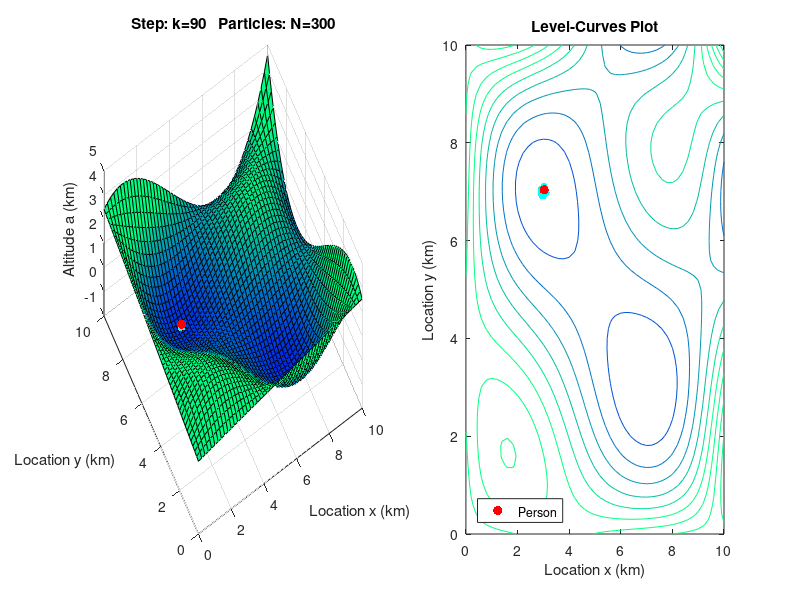

Write the MATLAB code that produced this figure.
function meanErr = RE_ProblemSet5Problem5()
% meanErr = RE_ProblemSet5Problem5_Template()
%
% Example Solution to Problem 5 of the Particle Filtering Problem Set.
%
% Outputs a performance measure of the Particle Filter: The mean of the
% average Euclidean distance error of the 50% closest particles to the
% person. You may use this to fine-tune your implementation.
%
% Class:
% Recursive Estimation
% Spring 2018
% Problem Set 5, Particle Filtering
%
% --
% Revision history
% [19.05.11, ST]    First version by Sebastian Trimpe for Recitation
% [28.05.13, PR]    Adapted for Particle Filter Problem Set

%% PF Setup
% Select Number of Particles
N = 300;
% Select Number of Simulation Steps:
Nsim = 90;

%% Animation Setup
% Delay in between time steps
pauseSec = 0.01;
% Activate step-by-step animation, press any key on the keyboard to proceed
% by one time step. Abort by pressing any mouse button.
activateButtonPress = 0;

%% System Parameters
% Process model
theta = 1/12; % Horizontal velocity of person, in km (per time step)
Q = (theta/4)^2*eye(2); % Process noise variance in kilometers^2
s0 = [7.5; 7.5]; % Mean of initial state distribution in kilometers
P0 = 1/25*eye(2); % Variance of initial state distribution in kilometers^2

% Measurement model
R = (0.05)^2;   % Variance of measurement noise in kilometers^2

%% Initialize Storage Arrays for Person State, Measurements, and Particles

% Person State:
personStates = zeros(2,Nsim + 1); % [s(0), s(1), s(2),...,s(Nsim)]
% personStates(1,n): person location x at time k = n - 1
% personStates(2,n): person location y at time k = n - 1

% Measurements:
measurements = zeros(1,Nsim + 1);
% measurements(n): altitude measurement z at time k = n - 1

% Posterior particles:
posteriorParticles = zeros(2,N,Nsim + 1);
% posteriorParticles(1,:,n): posterior particles of location x at k = n - 1
% posteriorParticles(2,:,n): posterior particles of location y at k = n - 1

% If error measure requested, initialize error array:
if(nargout > 0)
    errs = zeros(1,Nsim+1);
end

%% CHANGE CODE HERE: Simulation of person, Part a)
% Run this function after you implemented this to check the results.

% Draw random initial state s(0) of the person here: %%%%%%%%%%%%%%%%%%%%%%
personStates(:,1) = s0;

for k = 2:(Nsim+1) % for k = 1:Nsim (2:Nsim+1 because Matlab is 1-based indexing)
    % Implement the update of the person's state here: %%%%%%%%%%%%%%%%%%%%
    % Hint, use [a,grad] = altitudeAndGradient(x,y) to get the altitude and
    % gradient at a location x,y (see definition of this nested function at
    % the end of this file.
    [~,grad] = altitudeAndGradient(personStates(1,k-1),personStates(2,k-1));
    vk_prev = mvnrnd(zeros(2,1),Q)';
    personStates(:,k) = personStates(:,k-1) -theta * grad/norm(grad) + vk_prev;
    % Generate a measurement here: %%%%%%%%%%%%%%%%%%%%%%%%%%%%%%%%%%%%%%%%
    [a,~] = altitudeAndGradient(personStates(1,k),personStates(2,k));
    wk = mvnrnd(zeros(1,1),R);
    measurements(k) = a + wk;
end

%% CHANGE CODE HERE: Particle Filter, Parts b) - d)
% You can run and test your code after implementing each part.

% Implement particle initialization here: %%%%%%%%%%%%%%%%%%%%%%%%%%%%%%%%%
posteriorParticles(:,:,1) = repmat(s0,1,N) + mvnrnd(zeros(2,1),P0)';

for k = 2:(Nsim + 1)
    % b) Implement process update here: %%%%%%%%%%%%%%%%%%%%%%%%%%%%%%%%%%%
    [~,grads] = altitudeAndGradient(posteriorParticles(1,:,k-1),posteriorParticles(2,:,k-1));
    normGrads = sqrt(sum(grads.^2));
    % draw noise samples:
    processNoiseSamples = chol(Q)*randn(2,N);
    % calculate prior particles:
    priorParticles = posteriorParticles(:,:,k-1) - theta * grads./[normGrads;normGrads] + processNoiseSamples;

    % c) Implement measurement update here: %%%%%%%%%%%%%%%%%%%%%%%%%%%%%%%
    % Get priorStateParticle height
    [hparticles] = altitudeAndGradient(priorParticles(1,:),priorParticles(2,:));
    %Calculate betas
    betas = exp(-(measurements(k) - hparticles).^2/(2*R));
            if(sum(betas) > 0)
            % normalize weights
            betas = betas/sum(betas);
        else
            % In theory, this should never happen since the measurement noise
            % is Gaussian and nonzero for all z - h(x,y). In practice however,
            % if the particles are really far away from the actual person, the
            % particle weights can be set to zero due to numerical round-off.
            % In this case, we just assign equal probabilities to all
            % particles, which is not a good solution to this problem (i.e. use
            % something smarter in the programming exercise).
            betas = ones(1,N)*1/N;
            warning('Particle weights were all zero')
        end
    % build cumulative sum of particles (similar to a CDF)
    betaCumSum = cumsum(betas);
    for i = 1:N
        randNumber = rand;
        ind = find(betaCumSum >= randNumber,1,'first');
        posteriorParticles(:,i,k) = priorParticles(:,ind);
    end
        
    % d) Implement roughening here: %%%%%%%%%%%%%%%%%%%%%%%%%%%%%%%%%%%%%%%
    % draw random samples to add to posterior particles
    deltaX = zeros(2,N); % replace this
    % Add them to posterior particles
    posteriorParticles(:,:,k) = posteriorParticles(:,:,k) + deltaX;
 
    % Do not change this - used for performance assessment
    if(nargout > 0)
        % evaluate mean error of 50% closest particles:
        dists = sqrt(sum([posteriorParticles(1,:,k) - personStates(1,k);
            posteriorParticles(2,:,k) - personStates(2,k)].^2));
        dsorted = sort(dists,'ascend'); % sort distances
        errs(k) = mean(dsorted(1:floor(length(dsorted)/2)));
    end
end

% If output requested, do not show animation
if(nargout > 0)
    meanErr = mean(errs);
    return
end

%% PLOT RESULTS (You should not need to change anything here).
% Setup
gridding = 0:0.2:10;
% Axis limits
xLim = [0 gridding(end)];
yLim = [0 gridding(end)];
zLim = [-1 5];

% 3D plot
try close(1); catch end % try to close figure 1 first
figure(1)
subplot(1,2,1)
[x_mesh,y_mesh] = meshgrid(gridding, gridding);
[h_mesh,~] = altitudeAndGradient(x_mesh,y_mesh);
surf(x_mesh,y_mesh,h_mesh);
caxis([-1 2.2])
colormap winter
% set view
view([-30,60]);
set(gca,'xlim',xLim);
set(gca,'ylim',yLim);
set(gca,'zlim',zLim);
xlabel('Location x (km)')
ylabel('Location y (km)')
zlabel('Altitude a (km)')
hold on

% 2D plot
subplot(1,2,2)
[x_mesh,y_mesh] = meshgrid(gridding, gridding);
[h_mesh,~] = altitudeAndGradient(x_mesh,y_mesh);
contour(x_mesh,y_mesh,h_mesh);
set(gca,'xlim',xLim);
set(gca,'ylim',yLim);
caxis([-1 2.2])
title('Level-Curves Plot')
xlabel('Location x (km)')
ylabel('Location y (km)')
hold on;

% Set position and width of figure
pos = get(gcf,'Position');
pos(1) = 100;
pos(3) = 1000;
set(gcf,'Position',pos);

hperson = [];
hparticles = [];

% plot particles, if any of the first x location particles are nonzero (for cases b-d)
plotParticles = any(posteriorParticles(1,:,1));

% Show Animation
for k = 1:(Nsim + 1)
    if(plotParticles)
        % plot particles as well
        % 3D:
        subplot(1,2,1)
        try delete(hparticles(1)); catch end
        [hval,~] = altitudeAndGradient(posteriorParticles(1,:,k),posteriorParticles(2,:,k));    % h value
        hparticles(1) = plot3(posteriorParticles(1,:,k),posteriorParticles(2,:,k),hval,'c.','MarkerSize',15);
        % 2D:
        subplot(1,2,2)
        try delete(hparticles(2)); catch end
        hparticles(2) = plot(posteriorParticles(1,:,k),posteriorParticles(2,:,k),'c.','MarkerSize',15);
    end
    % plot actual location of person
    % delete previous location:
    try delete(hperson(1)); catch end
    subplot(1,2,1)
    % Plot person's true state
    [hval,~] = altitudeAndGradient(personStates(1,k),personStates(2,k));    % h value
    % plot person 100m above actual location, so that the person marker is
    % still visible among all PF particles.
    hperson(1) = plot3(personStates(1,k),personStates(2,k),hval+0.1,'r.','Markersize',20);
    title(['Step: k=',int2str(k-1),'   Particles: N=',int2str(N),'']);
    try delete(hperson(2)); catch end
    subplot(1,2,2)
    hperson(2) = plot(personStates(1,k),personStates(2,k),'r.','Markersize',20);
    legend(hperson(2),'Person','Location','SouthWest')
    if(activateButtonPress)
        if(~waitforbuttonpress())
            break;
        end
    else
        pause(pauseSec)
    end
end

%% Altitude and gradient function: (you should not need to change this)

% [a,grad] = altitudeAndGradient(x,y)
% Function that returns the altitude and its gradient given a location
% INPUT:
% x,y:  Coordinates of person, in km
% OUTPUT:
% a:    altitude at location given by x,y, in km
% grad: gradient of terrain at location x,y: [dh/dx; dh/dy](x,y), w.o. unit
    function [a,grad] = altitudeAndGradient(x, y)
        % values and gradient of l (level/elevation).
        coeff = [   -1.394079911146759e+001
            4.318449838008606e+001
            -5.873035185058867e-002
            -1.400961327221415e+001
            4.393262455274894e+001
            -6.301283314674033e-002
            1.936241014498105e+002
            -5.881117127815230e+002
            -5.803913633249534e+002
            1.558126588975868e+003
            1.575320828668508e+002
            1.468258796264717e+002
            2.000000000000000e+003];
        
        
        h = @(x,y) 1*x.^3.*y.^3 + coeff(1)*x.^2.*y.^3 + coeff(2)*x.*y.^3 + coeff(3).*y.^3 ...
            + coeff(4)*x.^3.*y.^2 + coeff(5)*x.^3.*y + coeff(6)*x.^3 ...
            + coeff(7)*x.^2.*y.^2 ...
            + coeff(8)*x.^2.*y + coeff(9)*x.*y.^2 + coeff(10)*x.*y ...
            + coeff(11)*x + coeff(12)*y + coeff(13);
        
        
        dhdx = @(x,y) 3*x.^2.*y.^3 + 2*coeff(1)*x.*y.^3 + coeff(2)*y.^3 + 0*coeff(3) ...
            + 3*coeff(4)*x.^2.*y.^2 + 3*coeff(5)*x.^2.*y + 3*coeff(6)*x.^2 ...
            + 2*coeff(7)*x.*y.^2 ...
            + 2*coeff(8)*x.*y + coeff(9)*y.^2 + coeff(10)*y ...
            + coeff(11) + 0*coeff(12) + 0*coeff(13);
        
        dhdy = @(x,y) 3*x.^3.*y.^2 + 3*coeff(1)*x.^2.*y.^2 + 3*coeff(2)*x.*y.^2 + 3*coeff(3).*y.^2 ...
            + 2*coeff(4)*x.^3.*y + coeff(5)*x.^3 + 0*coeff(6) ...
            + 2*coeff(7)*x.^2.*y ...
            + coeff(8)*x.^2 + 2*coeff(9)*x.*y + coeff(10)*x ...
            + 0*coeff(11) + coeff(12) + 0*coeff(13);
        
        % convert to KM here
        a = 0.001 * h(x,y);
        grad = 0.001 * [dhdx(x,y); dhdy(x,y)];
    end
end